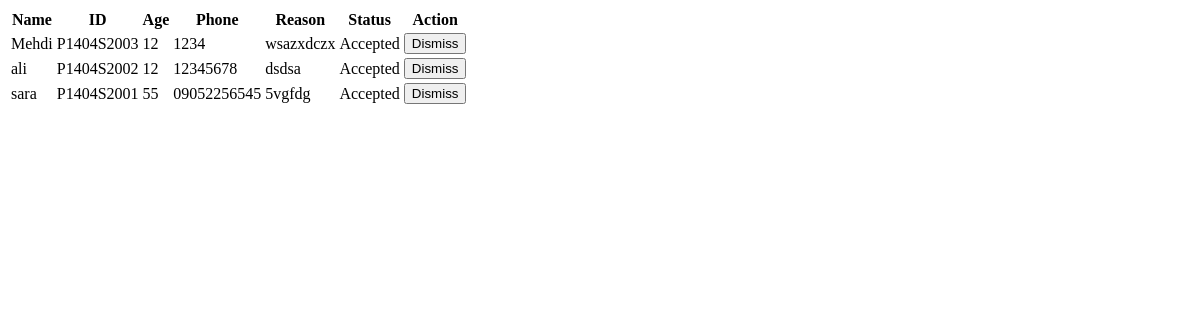
Page /secretary/patients/table/ on the earlier database version.
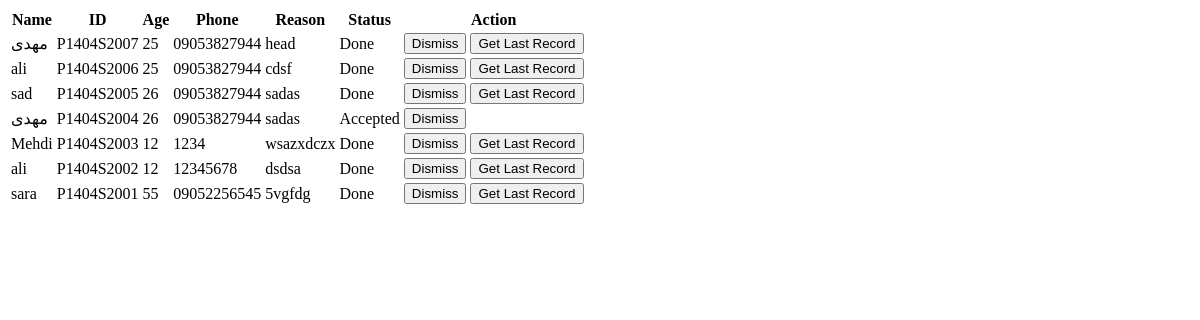
Same page on the later database version.
### secretary/models.py (models this page shows, shortened)
class Patient(models.Model):
    STATUS_CHOICES = [
        ("waiting", "Waiting (Secretary list)"),
        ("accepted", "Accepted (Doctor list)"),
        ("done", "Done (Removed from both lists)"),
    ]
    patient_id = models.CharField(max_length=20, unique=True, editable=False)
    name = models.CharField(max_length=100)
    family_name = models.CharField(max_length=100)
    phone = models.CharField(max_length=15, blank=True, null=True)
    age = models.PositiveIntegerField()
    gender = models.CharField(max_length=1, choices=[('M','Male'),('F','Female')])
    melli_code = models.CharField(max_length=10,unique=True, blank=True, null=True)
    reason = models.TextField()
    status = models.CharField(max_length=20, choices=STATUS_CHOICES, default='waiting')
    created_at = models.DateTimeField(default=timezone.now)  # ✅ Correct

### secretary/views.py (the view)
# urls.py: path("patients/table/", views.patients_table_partial, name="patients_table_partial"),
def patients_table_partial(request):
    start_date = request.GET.get('start_date')
    end_date = request.GET.get('end_date')
    status = request.GET.get('status')  # optional
    patients = Patient.objects.all().order_by('-id')
    if start_date:
        patients = patients.filter(created_at__date__gte=start_date)
    if end_date:
        patients = patients.filter(created_at__date__lte=end_date)
    if status and status != "all":
        patients = patients.filter(status=status)
    return render(request, "secretary/patients_table.html", {"patients": patients})

### secretary/templates/secretary/patients_table.html (shortened to what this page needs)
<table>
    <thead>
        <tr>
            <th>Name</th>
            <th>ID</th>
            <th>Age</th>
            <th>Phone</th>
            <th>Reason</th>
            <th>Status</th>
            <th>Action</th>
        </tr>
    </thead>
    <tbody>
        {% for patient in patients %}
        <tr id="patient-{{ patient.id }}">
            <td>{{ patient.name }}</td>
            <td>{{ patient.patient_id }}</td>
            <td>{{ patient.age }}</td>
            <td>{{ patient.phone }}</td>
            <td>{{ patient.reason }}</td>
            <td class="
                {% if patient.status == 'waiting' %}status-waiting{% elif patient.status == 'accepted' %}status-accepted{% elif patient.status == 'done' %}status-done{% endif %}
            ">{{ patient.status|capfirst }}</td>
            <td>
                <button type="button" class="remove-button dismiss-button" data-patient-id="{{ patient.id }}">
                    Dismiss
                </button>
                {% if patient.status == "done" %}
                <form method="POST" action="{% url 'secretary:get_patient_last_refraction' patient.patient_id %}" style="display:inline;">
                    <button type="submit" class="get-lr-button">Get Last Record</button>
                </form>
                {% endif %}
            </td>
        </tr>
        {% empty %}
        <tr>
            <td colspan="7" style="text-align:center;">No patients available.</td>
        </tr>
        {% endfor %}
    </tbody>
</table>

Differences in the rows shown:
added Patient: name "مهدی", patient_id "P1404S2007", age "25", phone "09053827944", reason "head", status "Done", shows "Get Last Record"
added Patient: name "ali", patient_id "P1404S2006", age "25", phone "09053827944", reason "cdsf", status "Done", shows "Get Last Record"
added Patient: name "sad", patient_id "P1404S2005", age "26", phone "09053827944", reason "sadas", status "Done", shows "Get Last Record"
added Patient: name "مهدی", patient_id "P1404S2004", age "26", phone "09053827944", reason "sadas", status "Accepted"
changed Patient "Mehdi": status "Accepted" → "Done"; now shows "Get Last Record"
changed Patient "dsdsa": status "Accepted" → "Done"; now shows "Get Last Record"
changed Patient "sara": status "Accepted" → "Done"; now shows "Get Last Record"
